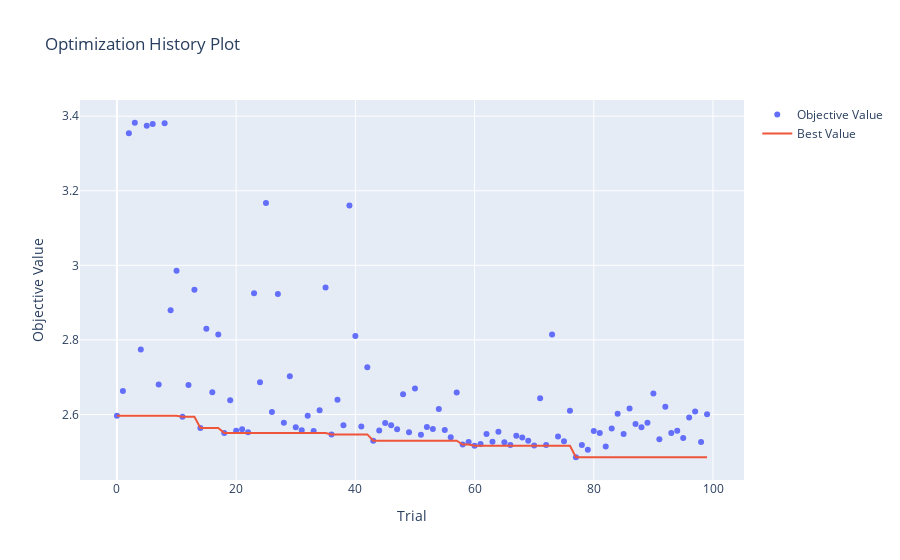

Notebook code for this chart:
### Code cell
import plotly
optuna.visualization.plot_optimization_history(study)
